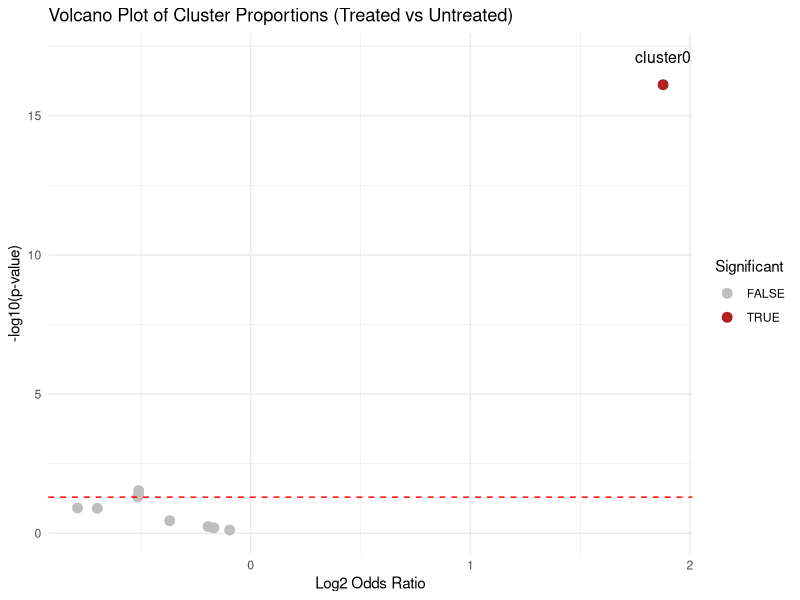
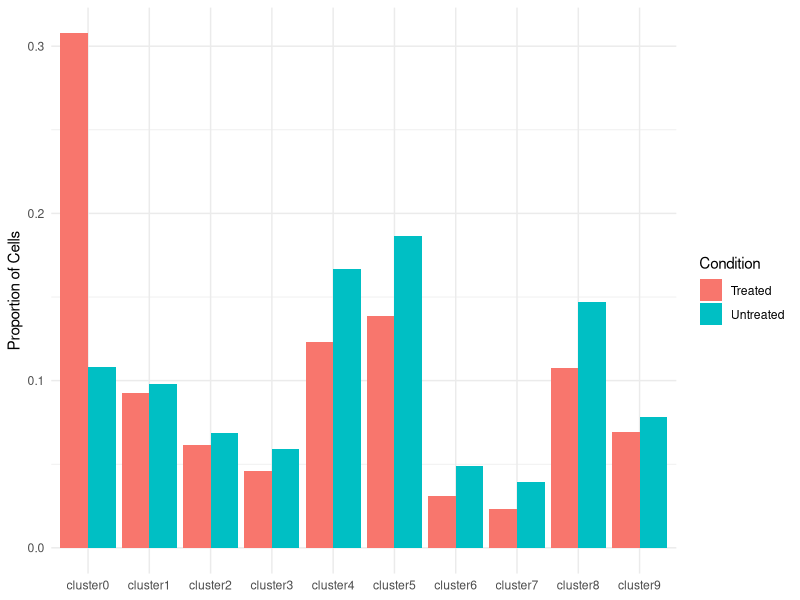

Write R code to recreate these figures, in order.
## ---- chunk 1
library(tidyverse)
knitr::opts_chunk$set(echo = TRUE)
## ---- chunk 2
treated   <- c(50, 60, 40, 30, 80, 90, 20, 15, 70, 45)
untreated <- c(55, 50, 35, 25, 85, 95, 25, 20, 65, 40)

cluster_table <- rbind(treated, untreated)
colnames(cluster_table) <- paste0("cluster", 0:9)
rownames(cluster_table) <- c("Treated", "Untreated")
cluster_table
## ---- chunk 3
chisq_test <- chisq.test(cluster_table)
chisq_test
## ---- chunk 4
fisher_test <- fisher.test(cluster_table, workspace=2e8)
fisher_test
## ---- chunk 5
treated2   <- c(200, 60, 40, 30, 80, 90, 20, 15, 70, 45)
untreated2 <- c(55, 50, 35, 30, 85, 95, 25, 20, 75, 40)

cluster_table2 <- rbind(treated2, untreated2)
colnames(cluster_table2) <- paste0("cluster", 0:9)
rownames(cluster_table2) <- c("Treated", "Untreated")
cluster_table2
## ---- chunk 6
chisq_test2 <- chisq.test(cluster_table2)
chisq_test2
## ---- chunk 7
fisher_test2 <- fisher.test(cluster_table2, simulate.p.value = TRUE)
fisher_test2
## ---- chunk 8
treated3   <- c(50, 60, 40, 30, 80, 90, 20, 15, 70, 45)
untreated3 <- untreated*3

cluster_table3 <- rbind(treated3, untreated3)
colnames(cluster_table3) <- paste0("cluster", 0:9)
rownames(cluster_table3) <- c("Treated", "Untreated")

chisq.test(cluster_table3)
## ---- chunk 9
treated   <- c(200, 60, 40, 30, 80, 90, 20, 15, 70, 45)
untreated <- c(55, 50, 35, 30, 85, 95, 25, 20, 75, 40)
clusters <- paste0("cluster", 0:9)

total_treated <- sum(treated)
total_untreated <- sum(untreated)

res <- purrr::map(seq_along(clusters), \(i){
  contingency_table <- matrix(
    c(
      treated[i], total_treated - treated[i],
      untreated[i], total_untreated - untreated[i]
    ),
    nrow=2,
    byrow=TRUE
  )
  
  fisher_res <- fisher.test(contingency_table)
  list(
    table = contingency_table,
    stat = fisher_res
  )
})

res[[1]]
## ---- chunk 10
data.frame(
  Cluster = clusters,
  Treated = treated,
  Untreated = untreated,
  pvalue = purrr::map_dbl(res, \(x) x$stat$p.value),
  odds_ratio = purrr::map_dbl(res, \(x) x$stat$estimate)
) -> res_df

res_df$padj <- p.adjust(res_df$pvalue, method = "BH")
res_df$log2_odds_ratio <- log2(res_df$odds_ratio)

res_df
## ---- chunk 11
library(ggplot2)

alpha <- 0.05
res_df$Significant <- res_df$padj < alpha

ggplot(res_df, aes(x=log2_odds_ratio, y=-log10(pvalue))) +
  geom_point(aes(colour=Significant), size=3) +
  geom_text(
    data=res_df[res_df$Significant,],
    aes(label=Cluster),
    nudge_y=1,
    size=4
  ) +
  geom_hline(yintercept = -log10(0.05), linetype="dashed", colour="red") +
  scale_colour_manual(values=c("grey", "firebrick")) +
  xlab("Log2 Odds Ratio") + 
  ylab("-log10(p-value)") +
  ggtitle("Volcano Plot of Cluster Proportions (Treated vs Untreated)") +
  theme_minimal()
## ---- chunk 12
prop_df <- data.frame(
  Cluster = rep(clusters, 2),
  Condition = rep(c("Treated", "Untreated"), each=length(clusters)),
  Proportion = c(treated / total_treated, untreated / total_untreated)
)

ggplot(prop_df, aes(x=Cluster, y=Proportion, fill=Condition)) +
  geom_bar(stat="identity", position="dodge") +
  ylab("Proportion of Cells") +
  theme_minimal() +
  theme(axis.title.x = element_blank())
## ---- chunk 13
res_df[1, ]
